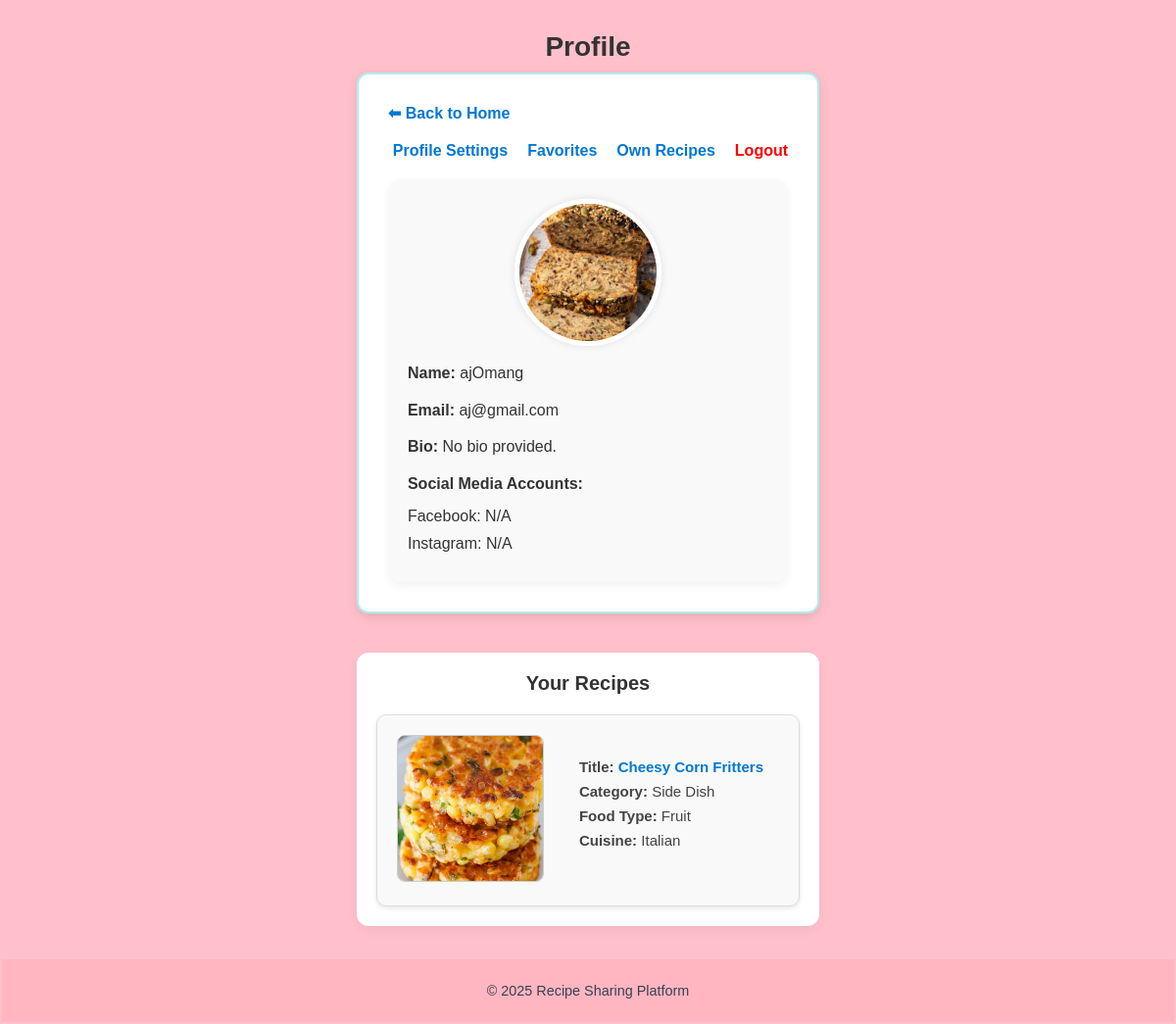
Page /profile (signed in) on the committed database.
### tables this page shows
CREATE TABLE users (
        id INTEGER PRIMARY KEY AUTOINCREMENT,
        username TEXT UNIQUE NOT NULL,
        email TEXT UNIQUE NOT NULL,
        password TEXT NOT NULL,
        created_at TIMESTAMP DEFAULT CURRENT_TIMESTAMP
    , bio TEXT, facebook TEXT, instagram TEXT, image_path TEXT, name TEXT, last_online TIMESTAMP);

CREATE TABLE recipes (
        id INTEGER PRIMARY KEY AUTOINCREMENT,
        title TEXT NOT NULL,
        ingredients TEXT NOT NULL,
        instructions TEXT NOT NULL,
        category TEXT,
        created_at TIMESTAMP DEFAULT CURRENT_TIMESTAMP
    , image_path TEXT, user_id INTEGER, name TEXT, food_type TEXT, prep_time TEXT, cook_time TEXT, total_time TEXT, cuisine TEXT, rating REAL DEFAULT 0, recipe_by TEXT);

### app.py (the view)
@app.route('/profile')
@login_required
def profile():
    conn = get_db()
    cursor = conn.cursor()
    cursor.execute("SELECT username, email, bio, facebook, instagram, image_path FROM users WHERE id = ?", (current_user.id,))
    user_data = cursor.fetchone()
    cursor.execute("SELECT * FROM recipes WHERE user_id = ?", (current_user.id,))
    user_recipes = cursor.fetchall()
    conn.close()
    print("DEBUG - Fetched User Data:", user_data)
    user = {
        "username": user_data[0],
        "email": user_data[1],
        "bio": user_data[2],
        "facebook": user_data[3],
        "instagram": user_data[4],
        "image_path": user_data[5] if user_data[5] else "uploads/profile.png"
    }
    return render_template("profiles/profile.html", user=user, recipes=user_recipes)

### app.py (called while the page is built)
def get_db():
    conn = sqlite3.connect(DATABASE, check_same_thread=False)
    conn.row_factory = sqlite3.Row
    return conn

@login_manager.user_loader
def load_user(user_id):
    if user_id == "0":
        return User(id=0, username="shanaiPuray", email="puray@gmail.com", role="admin")
    conn = get_db()
    cursor = conn.cursor()
    cursor.execute("SELECT * FROM users WHERE id = ?", (user_id,))
    user = cursor.fetchone()
    conn.close()
    if user:
        role = user["role"] if "role" in user.keys() else "user"
        return User(id=user["id"], username=user["username"], email=user["email"], role=role)
    return None

@app.context_processor
def inject_cuisines():
    conn = get_db()
    cursor = conn.cursor()
    cursor.execute("SELECT DISTINCT cuisine FROM recipes WHERE cuisine IS NOT NULL AND cuisine != ''")
    cuisines = [row[0] for row in cursor.fetchall()]
    conn.close()
    return {'cuisines': cuisines}

### templates/profiles/profile.html (shortened to what this page needs)
{% extends "base.html" %}
{% block content %}
<h2 style="text-align: center; font-size: 28px; color: #333; margin-bottom: 10px;">Profile</h2>
<div class="profile-container">
<a href="{{ url_for('home') }}" style="text-decoration: none; color: #0078d4; font-weight: bold; display: block; text-align: left; margin-bottom: 20px;">
    ⬅ Back to Home
</a>
    <div class="profile-actions">
        <a href="{{ url_for('update_profile') }}">Profile Settings</a>
        <a href="{{ url_for('favorites') }}">Favorites</a>
        <a href="{{ url_for('own_recipes') }}">Own Recipes</a>
        <a href="{{ url_for('logout') }}" class="logout">Logout</a>
    </div>
    <div class="profile-content">
        <div class="profile-info">
            <img src="{{ url_for('static', filename=user.image_path.replace('\\', '/')) if user.image_path else url_for('static', filename='uploads/profile.png') }}"
                    alt="Profile Picture"
                    style="width: 150px; height: 150px; border-radius: 50%; object-fit: cover;">
            <p><strong>Name:</strong> {{ user.username }}</p>
            <p><strong>Email:</strong> {{ user.email }}</p>
            <p><strong>Bio:</strong> {{ user.bio or 'No bio provided.' }}</p>
            <p><strong>Social Media Accounts:</strong></p>
            <ul>
                {% if user.facebook %}
                    <li>Facebook: <a href="{{ user.facebook }}">{{ user.facebook }}</a></li>
                {% else %}
                    <li>Facebook: N/A</li>
                {% endif %}
                {% if user.instagram %}
                    <li>Instagram: <a href="{{ user.instagram }}">{{ user.instagram }}</a></li>
                {% else %}
                    <li>Instagram: N/A</li>
                {% endif %}
            </ul>
        </div>
    </div>
</div>
<div class="user-recipes">
    <h3>Your Recipes</h3>
    {% if recipes %}
    <ul class="recipe-list">
        {% for recipe in recipes %}
            <li class="recipe-container">
                <div class="recipe-image-section">
                    <img src="{{ url_for('static', filename=recipe.image_path if recipe.image_path else 'uploads/default-recipe.png') }}"
                         alt="{{ recipe.title }} Image"
                         style="width: 150px; height: 150px; object-fit: cover; border-radius: 8px;">
                </div>
                <div class="recipe-info">
                    <p><strong>Title:</strong> <a href="{{ url_for('view_recipe', recipe_id=recipe.id) }}">{{ recipe.title }}</a></p>
                    <p><strong>Category:</strong> {{ recipe.category }}</p>
                    <p><strong>Food Type:</strong> {{ recipe.food_type }}</p>
                    <p><strong>Cuisine:</strong> {{ recipe.cuisine or 'Not specified' }}</p>
                </div>
            </li>
        {% endfor %}
    </ul>
    {% else %}
        <p>No recipes found. Be the first to <a href="{{ url_for('own_recipes') }}">add your recipe!</a></p>
    {% endif %}
</div>
{% endblock %}

### static/uploads/styles.css (style rules this page uses)
* { box-sizing: border-box; margin: 0; padding: 0; }
body { font-family: 'Nunito', sans-serif; background-color: #fef2f8; color: #374151; min-height: 100vh; display: flex; flex-direction: column; }
.recipe-info { padding: 1rem; flex-grow: 1; }

### templates/profiles/profile.html (style rules this page uses)
body { font-family: 'Arial', sans-serif; background-color: pink; margin: 0; padding: 0; color: #333; }
.profile-container { max-width: 1200px; margin: 0 auto; padding: 30px; background: #ffffff; border: 2px solid paleturquoise; border-radius: 12px; box-shadow: 0 4px 12px rgba(0,0,0,0.1); position: relative; }
.profile-actions { display: flex; justify-content: flex-end; gap: 20px; margin-bottom: 20px; }
.profile-actions a { font-size: 16px; font-weight: bold; text-decoration: none; color: #0078d4; }
.profile-actions a.logout { color: red; }
.profile-content { display: flex; flex-wrap: wrap; gap: 30px; }
.profile-info { flex: 2; min-width: 250px; padding: 20px; background-color: #f9f9f9; border-radius: 12px; box-shadow: 0 4px 8px rgba(0, 0, 0, 0.05); display: flex; flex-direction: column; }
.profile-info img { display: block; margin: 0 auto 15px auto; border: 5px solid #fff; box-shadow: 0 0 8px rgba(0, 0, 0, 0.1); }
.profile-info p { font-size: 16px; margin-bottom: 12px; line-height: 1.6; }
.profile-info ul { list-style: none; padding-left: 0; text-align: left; }
.profile-info ul li { font-size: 16px; margin-bottom: 10px; }
.user-recipes { margin-top: 40px; padding: 20px; background: #fff; border-radius: 12px; box-shadow: 0 4px 12px rgba(0, 0, 0, 0.05); }
.user-recipes h3 { font-size: 20px; color: #333; margin-bottom: 20px; text-align: center; }
.recipe-list { list-style: none; padding: 0; display: grid; gap: 20px; grid-template-columns: repeat(auto-fill, minmax(250px, 1fr)); }
.recipe-container { display: flex; gap: 20px; padding: 20px; border: 1px solid #ddd; border-radius: 10px; background: #f9f9f9; box-shadow: 0 2px 5px rgba(0,0,0,0.1); transition: all 0.3s ease-in-out; }
.recipe-image-section img { border-radius: 8px; border: 1px solid #ccc; }
.recipe-info p { margin: 8px 0; font-size: 15px; color: #444; }
.recipe-info a { color: #0078d4; font-weight: bold; text-decoration: none; }

### rows in the picture
users: username "ajOmang", email "aj@gmail.com"
recipes: image_path (picture), title "Cheesy Corn Fritters", category "Side Dish", food_type "Fruit", cuisine "Italian"

### other values in the picture
{{ user.bio or 'No bio provided.' }} "No bio provided."
